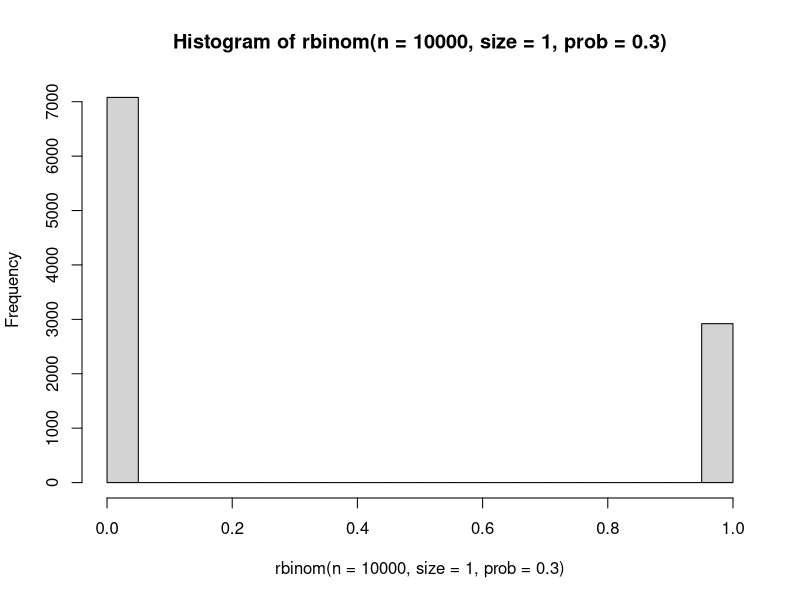
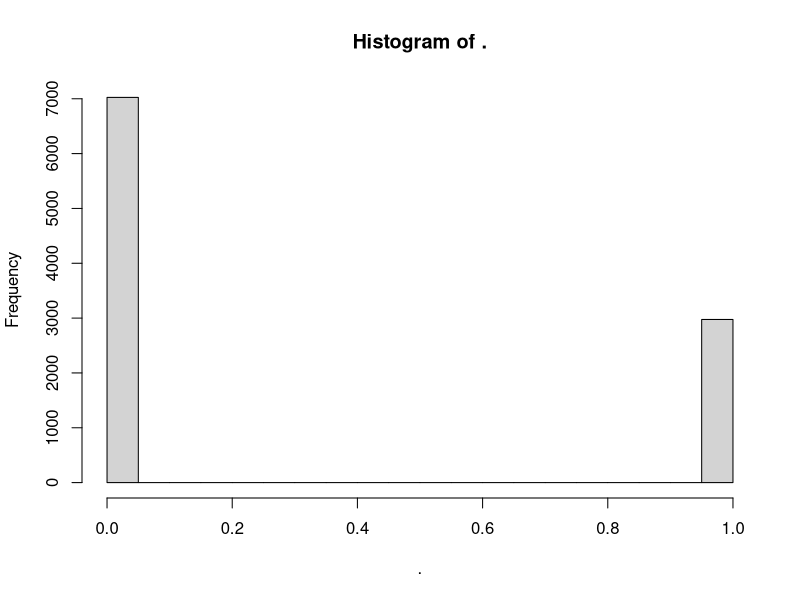
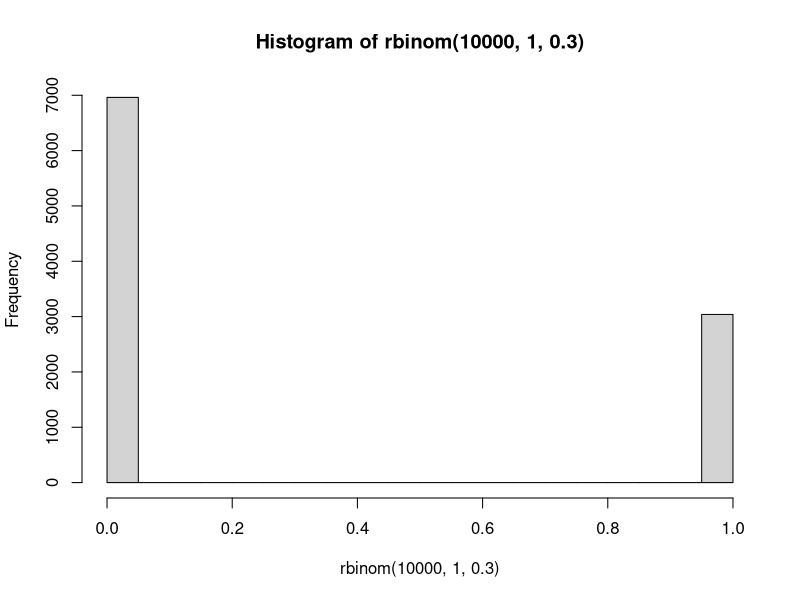
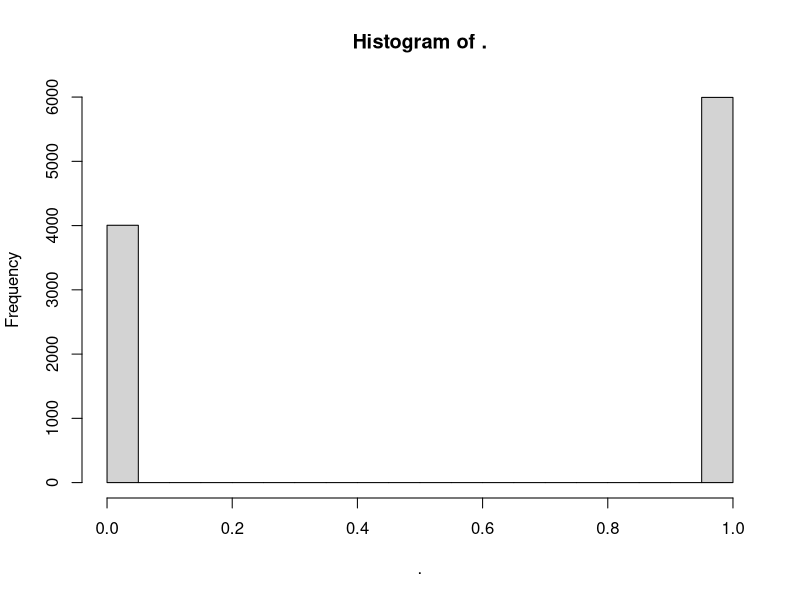

Write the R code that produced these figures, in order.
## ---- chunk 1
?rbinom
?rgeom
?rpois
## ---- chunk 2

# generate a single Bernoulli random variable:
library(purrr)
rbernoulli(n = 1, p=.5) 

# generate a single Binomial random variable:
rbinom(n = 1, size = 10, prob = .3)

# generate a single Geometric random variable:

# generate a single Poisson random variable:
## ---- chunk 3
# generate 10 Bernoulli random variables:
rbernoulli(n = 10, p=.5) 

# generate 10 Binomial random variables:

# generate 10 Geometric random variables:

# generate 10 Poisson random variables:

## ---- chunk 4
# Bernoulli:
hist(rbinom(n = 10000,size = 1,prob = .3))
# or 
library(magrittr)
rbinom(10000,1,.3) %>% hist

# Binomial:

# Geometric:

# Poisson:

## ---- chunk 5
# Bernoulli:
hist(rbinom(10000,1,.3))
# or 
library(magrittr)
rbinom(10000,1,.6) %>% hist

# Binomial:

# Geometric:

# Poisson:

## ---- chunk 6
# Turn on caps lock and let it rip:
myFlips = "HTHHTHTHTTHH..."
nchar(myFlips)  #make sure it length 200
